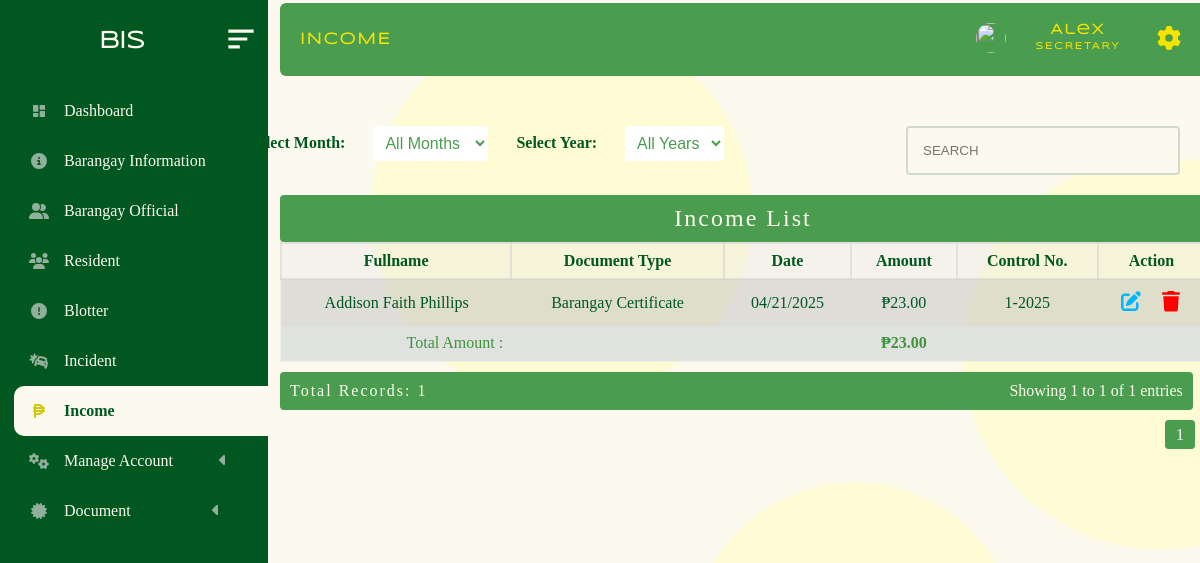
The app's page /administrator/admin_panel/revenue.php (signed in) with its own data.
### tables this page shows
CREATE TABLE `barangay_revenue` (
  `date_issue` date NOT NULL,
  `expired_date` date NOT NULL,
  `document_amount` float NOT NULL,
  `firstname` varchar(200) NOT NULL,
  `middlename` varchar(200) NOT NULL,
  `lastname` varchar(200) NOT NULL,
  `document_type` varchar(200) NOT NULL,
  `user_id` bigint(20) NOT NULL,
  `OR_no` bigint(11) NOT NULL
);

### administrator/admin_panel/revenue/revenue_table.php (the view, shortened to what this page needs)
<!DOCTYPE html>
<html lang="en">
<head>
    <link rel="stylesheet" href="/BIS/administrator/admin_panel/revenue/table_rev.css">
</head>
<body>
<input type="text" id="live_search" placeholder="SEARCH">
<form method="GET" action="" class = "form">
    <label for="month">Select Month:</label>
    <select name="month" id="month" onchange="this.form.submit()">
        <option value="">All Months</option>
    </select>
    <label for="year">Select Year:</label>
    <select name="year" id="year" onchange="this.form.submit()">
        <option value="">All Years</option>
    </select>
</form>
<?php
require("../../database/conn_db.php");
$month = isset($_GET['month']) ? $_GET['month'] : '';
$year = isset($_GET['year']) ? $_GET['year'] : '';
$page = isset($_GET['page']) ? max(1, (int)$_GET['page']) : 1;
$limit = isset($_GET['limit']) ? max(1, (int)$_GET['limit']) : 10;
$offset = ($page - 1) * $limit;
$countQuery = "SELECT COUNT(*) AS total FROM barangay_revenue WHERE 1";
$countResult = $conn->query($countQuery);
$totalRows = $countResult->fetch_assoc()['total'];
$totalPages = max(1, ceil($totalRows / $limit));
$startRow = ($page - 1) * $limit + 1;
$endRow = min($page * $limit, $totalRows);
$sql = "SELECT * FROM barangay_revenue WHERE 1";
$sql .= " ORDER BY OR_no DESC LIMIT $limit OFFSET $offset";
$result = $conn->query($sql);
if ($result->num_rows > 0) { ?>
<div id="searchresult">
    <table>
        <caption>Income List</caption>
        <tr>
            <th>Fullname</th>
            <th>Document Type</th>
            <th>Date</th>
            <th>Amount</th>
            <th>Control No.</th>
            <th>Action</th>
        </tr>
        <?php
        $total_amount = 0;
        while ($row = $result->fetch_assoc()) {
            $OR_no = $row['OR_no'];
            $firstname = $row["firstname"];
            $lastname = $row["lastname"];
            $middlename = $row["middlename"];
            $amount = $row["document_amount"];
            $request_document = $row["document_type"];
            $date_issue = date("Y-m-d");
            $total_amount += $amount;
        ?>
        <tr class="table_hover">
            <td><?php echo $firstname . " " . $middlename . " " . $lastname; ?></td>
            <td><?php echo $request_document; ?></td>
            <td><?php echo date('m/d/Y', strtotime($date_issue)); ?></td>
            <td><?php echo "₱" . number_format($amount, 2); ?></td>
            <td><?php echo $OR_no . "-" . date("Y"); ?></td>
            <td>
            <div id="form_up_del_official">
                    <button id="barangay_cert" class="edit_revenue" data-id="<?php echo $row["OR_no"]; ?>"></button>
                    <button id="delete_official_btn" class="delete_btn_revenue" data-id="<?php echo $row["OR_no"]; ?>"></button>
                </div>
            </td>
        </tr>
        <?php } ?>
        <tfoot style="background-color:rgba(224, 226, 224, 0.94); color:rgba(8, 122, 4, 0.75);">
            <tr>
                <td colspan="0" style="text-align: right;">Total Amount :</td>
                <td></td>
                <td></td>
                <td colspan="0" style="font-weight: bold;">₱<?php echo number_format($total_amount, 2); ?></td>
                <td></td>
                <td></td>
            </tr>
        </tfoot>
    </table>
    <div class="table-footer">
        <div class="total-count">Total Records: <?php echo $totalRows; ?></div>
        <div class="pagination-info">
            Showing <?php echo $startRow; ?> to <?php echo $endRow; ?> of <?php echo $totalRows; ?> entries
        </div>
    </div>
    <div class="pagination">
        <?php for ($i = 1; $i <= $totalPages; $i++): ?>
            <a href="?page=<?php echo $i; ?>&limit=<?php echo $limit; ?>&month=<?php echo $month; ?>&year=<?php echo $year; ?>" class="<?php echo $i == $page ? 'active' : ''; ?>">
                <?php echo $i; ?>
            </a>
        <?php endfor; ?>
    </div>
</div>
<?php }
?>
        <?php include('edit.php')?>
<footer style = "height:100px;">
</footer>
</body>
</html>

### administrator/admin_panel/style.css/mian.stylecss.css (style rules this page uses)
* { margin: 0px; padding: 0px; box-sizing: content-box; list-style-type: none ; }
html { scroll-behavior: smooth; }
:root { --bg-color: #FCFAEE; --2nd-bg-color:#4A9D4f; --sub-bg-color: #005720 ; --1st-text-color: #005720 ; --2nd-text-color: rgb(53, 53, 53); --3rd-text-color: #FCFAEE; --btn-color: #F5E402; --other-color :rgb(0, 183, 255); }
body { background-color: var(--bg-color); position: relative; min-height: 100%; width: 100%; overflow: scroll; overflow-x: hidden; }

### administrator/admin_panel/style.css/style_revenue.css (style rules this page uses)
* { margin: 0px; padding: 0px; box-sizing: content-box; list-style-type: none ; }
:root { --bg-color: #FCFAEE; --2nd-bg-color:#4A9D4f; --sub-bg-color: #005720 ; --1st-text-color: #005720 ; --2nd-text-color: rgb(53, 53, 53); --3rd-text-color: #FCFAEE; --btn-color: #d4b62f; --other-color :rgb(0, 183, 255); }
body { background-color: var(--bg-color); background-repeat: no-repeat; background-size: cover; }
table { border: 2px solid rgba(228, 228, 228, 0.39); margin-left: 40px; margin-top: 20px; background-color: rgba(226, 226, 226, 0.322); width: 77vw; border-collapse: collapse; transition: all 0.5s ease; border-radius:4px; font-family: "sub_text"; color: var(--1st-text-color); }
table td { padding: 5px; text-align: center; }
table th { border: 2px solid rgba(226, 226, 226, 0.562); padding: 12px; }
table tr:nth-child(even) { background-color: #a7a5a548; }
caption { font-size: 2vw; letter-spacing: 2px; background-color: var(--2nd-bg-color); padding-bottom: 10px; padding-top: 10px; color: var(--bg-color); border-radius: 4px; }
.pagination { margin: 20px 0; float: right; margin-right: 20px; padding-bottom: 60px; }
.pagination a { margin: 0 5px; padding: 5px 10px; text-decoration: none; color: var(--1st-text-color); border: 1px solid #ddd; border-radius: 4px; }
.pagination a.active { background-color: var(--2nd-bg-color); color: white; border: 1px solid var(--2nd-bg-color); }
#form_up_del_official { display: flex; justify-content:space-evenly ; align-items: center; }
#barangay_cert { color: var(--bg-color); cursor: pointer; padding: 3px 5px 3px 5px; background-color: transparent; border-radius: 4px; font-size: 0.9rem; outline: none; border: none; }
#barangay_cert svg { width: 20px; fill: var(--other-color); }
#delete_official_btn { color: var(--bg-color); cursor: pointer; padding: 3px 5px 3px 5px; background-color: transparent; border-radius: 4px; border: 1px solid rgb(197, 197, 197); outline: none; border: none; font-size: 0.9rem; }
#delete_official_btn svg { width: 18px; fill: red; }
#live_search { float: right; width: 20vw; margin-right: -25px; margin-top: 30px; padding: 15px; background-color: var(--bg-color); border: #91ad9b67 2px solid; border-radius: 4px; color:var(--1st-text-color); outline: none; }
* { margin: 0px; padding: 0px; box-sizing: content-box; }
html { scroll-behavior: smooth; }
:root { --bg-color:#FCFAEE; --2nd-bg-color:#4A9D4f; --sub-bg-color: #005720 ; --1st-text-color: #005720 ; --2nd-text-color: rgb(53, 53, 53); --3rd-text-color: #FCFAEE; --btn-color: #F5E402; --other-color :rgb(0, 183, 255); }
body::before { opacity: 10%; }
body { background-image: url("../asset/image/background/admin_bg/circle-scatter-haikei (1).png"); background-repeat: no-repeat; background-size: cover; overflow-x: hidden; }
@media only screen and (min-width: 320px ) { body { background-image: url("../asset/image/background/admin_bg/circle-scatter-haikei (1).png"); background-repeat: repeat; background-size: cover; overflow-x: hidden; } }
@media only screen and (min-width: 481px ) { body { background-image: url("../asset/image/background/admin_bg/circle-scatter-haikei (1).png"); background-repeat: repeat; background-size: cover; overflow-x: hidden; } }
@media only screen and (min-width: 601px ) { body { background-image: url("../asset/image/background/admin_bg/circle-scatter-haikei (1).png"); background-repeat: repeat; background-size: cover; overflow-x: hidden; } }
@media only screen and (min-width: 769px ) { body { background-image: url("../asset/image/background/admin_bg/circle-scatter-haikei (1).png"); background-repeat: repeat; background-size: cover; overflow-x: hidden; } }

### administrator/admin_panel/user_register_folder/user_register.css (style rules this page uses)
* { margin: 0px; padding: 0px; box-sizing: content-box; list-style-type: none ; }
html { scroll-behavior: smooth; }
:root { --bg-color:#FCFAEE; --2nd-bg-color:#4A9D4f; --sub-bg-color: #005720 ; --1st-text-color: #005720 ; --2nd-text-color: rgb(53, 53, 53); --3rd-text-color: #FCFAEE; --btn-color: #F5E402; --other-color :rgb(0, 183, 255); }

### records on screen
barangay_revenue: firstname "Addison", middlename "Faith", lastname "Phillips", document_type "Barangay Certificate", date_issue "04/21/2025", document_amount "23.00", OR_no "1"

### other values on screen
$total_amount "23.00"
$totalRows "1"
$startRow "1"
$endRow "1"
